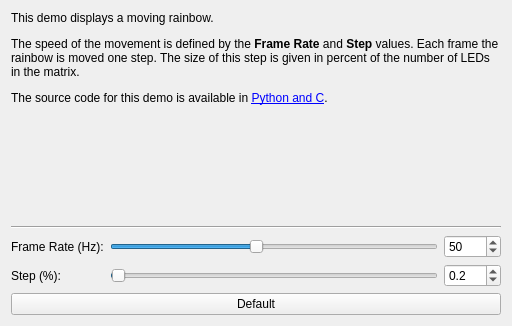
<?xml version="1.0" encoding="UTF-8"?>
<ui version="4.0">
 <class>Rainbow</class>
 <widget class="QWidget" name="Rainbow">
  <property name="geometry">
   <rect>
    <x>0</x>
    <y>0</y>
    <width>512</width>
    <height>326</height>
   </rect>
  </property>
  <property name="windowTitle">
   <string>Form</string>
  </property>
  <layout class="QVBoxLayout" name="verticalLayout">
   <item>
    <widget class="QLabel" name="label">
     <property name="sizePolicy">
      <sizepolicy hsizetype="MinimumExpanding" vsizetype="MinimumExpanding">
       <horstretch>0</horstretch>
       <verstretch>1</verstretch>
      </sizepolicy>
     </property>
     <property name="text">
      <string>&lt;p&gt;This demo displays a moving rainbow.&lt;/p&gt;
&lt;p&gt;&lt;/p&gt;
&lt;p&gt;The speed of the movement is defined by the &lt;b&gt;Frame Rate&lt;/b&gt; and &lt;b&gt;Step&lt;/b&gt; values. Each frame the rainbow is moved one step. The size of this step is given in percent of the number of LEDs in the matrix.&lt;/p&gt;
&lt;p&gt;&lt;/p&gt;
&lt;p&gt;The source code for this demo is available in &lt;a href=&quot;http://www.tinkerforge.com/en/doc/Kits/Blinkenlights/Blinkenlights.html#moving-rainbow&quot;&gt;&lt;span style=&quot; text-decoration: underline; color:#0000ff;&quot;&gt;Python and C&lt;/span&gt;&lt;/a&gt;.&lt;/p&gt;</string>
     </property>
     <property name="alignment">
      <set>Qt::AlignLeading|Qt::AlignLeft|Qt::AlignTop</set>
     </property>
     <property name="wordWrap">
      <bool>true</bool>
     </property>
     <property name="openExternalLinks">
      <bool>true</bool>
     </property>
    </widget>
   </item>
   <item>
    <widget class="Line" name="line">
     <property name="orientation">
      <enum>Qt::Horizontal</enum>
     </property>
    </widget>
   </item>
   <item>
    <layout class="QGridLayout" name="gridLayout">
     <item row="0" column="0">
      <widget class="QLabel" name="label_2">
       <property name="text">
        <string>Frame Rate (Hz):</string>
       </property>
      </widget>
     </item>
     <item row="1" column="0">
      <widget class="QLabel" name="label_4">
       <property name="text">
        <string>Step (%):</string>
       </property>
      </widget>
     </item>
     <item row="0" column="1">
      <widget class="QSlider" name="slider_frame_rate">
       <property name="minimum">
        <number>10</number>
       </property>
       <property name="maximum">
        <number>100</number>
       </property>
       <property name="pageStep">
        <number>5</number>
       </property>
       <property name="value">
        <number>50</number>
       </property>
       <property name="tracking">
        <bool>true</bool>
       </property>
       <property name="orientation">
        <enum>Qt::Horizontal</enum>
       </property>
      </widget>
     </item>
     <item row="1" column="1">
      <widget class="QSlider" name="slider_step">
       <property name="minimum">
        <number>0</number>
       </property>
       <property name="maximum">
        <number>1000</number>
       </property>
       <property name="pageStep">
        <number>5</number>
       </property>
       <property name="value">
        <number>2</number>
       </property>
       <property name="tracking">
        <bool>true</bool>
       </property>
       <property name="orientation">
        <enum>Qt::Horizontal</enum>
       </property>
      </widget>
     </item>
     <item row="0" column="2">
      <widget class="QSpinBox" name="spinbox_frame_rate">
       <property name="minimum">
        <number>10</number>
       </property>
       <property name="maximum">
        <number>100</number>
       </property>
       <property name="value">
        <number>50</number>
       </property>
      </widget>
     </item>
     <item row="1" column="2">
      <widget class="QDoubleSpinBox" name="spinbox_step">
       <property name="decimals">
        <number>1</number>
       </property>
       <property name="singleStep">
        <double>0.100000000000000</double>
       </property>
       <property name="value">
        <double>0.200000000000000</double>
       </property>
      </widget>
     </item>
    </layout>
   </item>
   <item>
    <widget class="QPushButton" name="button_default">
     <property name="text">
      <string>Default</string>
     </property>
    </widget>
   </item>
  </layout>
 </widget>
 <resources/>
 <connections/>
</ui>
